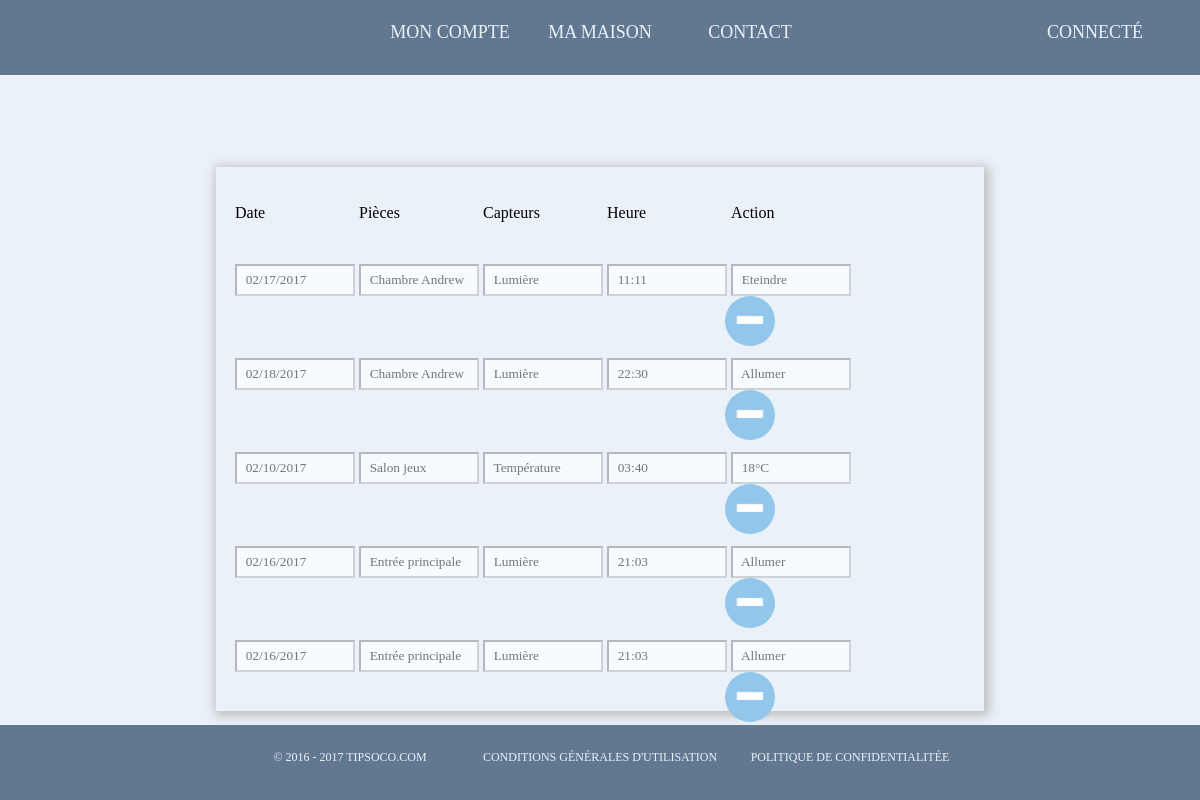
The page /Vue/eventlog.php (signed in) on the database as committed earlier.
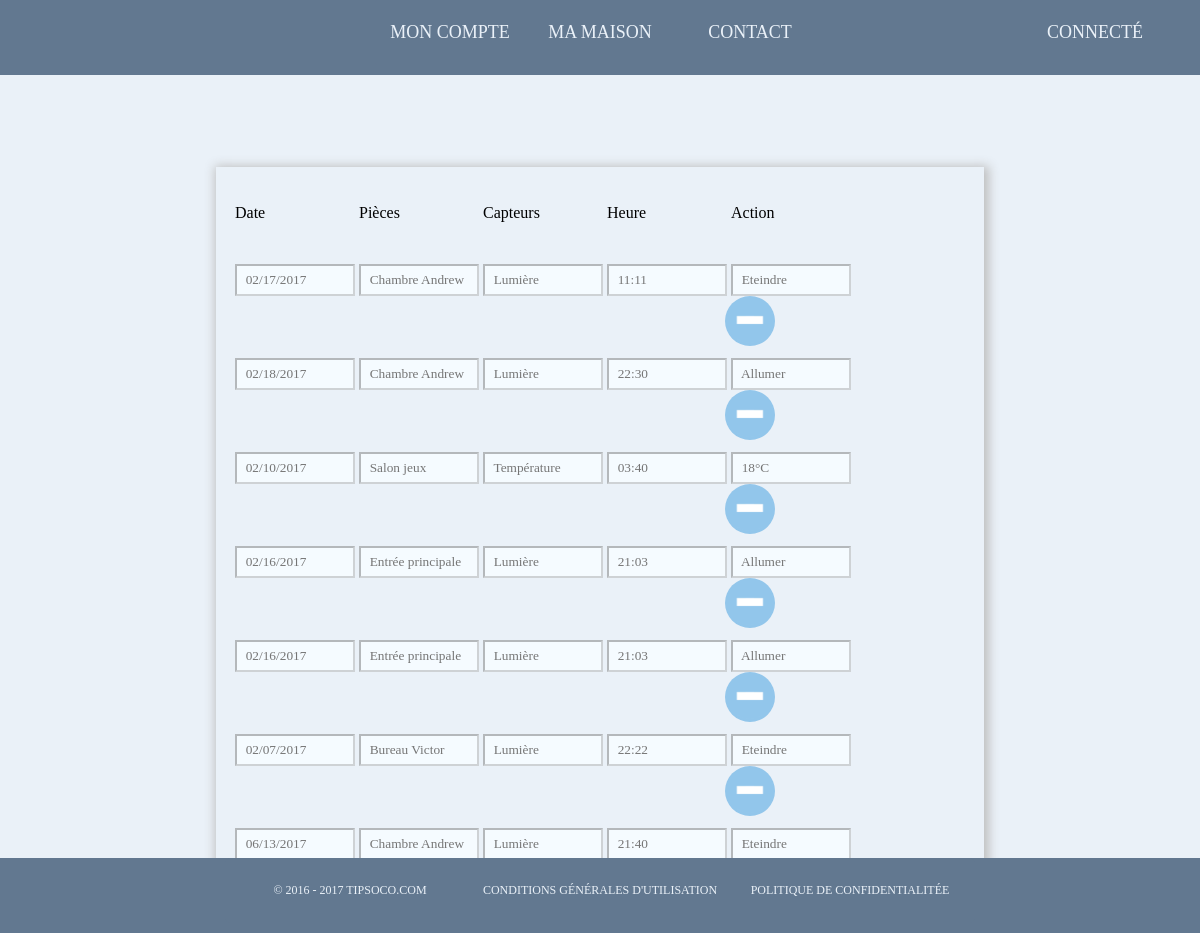
The same page on the database as committed later.
### tables this page shows
CREATE TABLE `event` (
  `idevent` int(11) NOT NULL,
  `idc` int(11) NOT NULL,
  `idsens` int(11) NOT NULL,
  `date` varchar(25) NOT NULL,
  `time` varchar(15) NOT NULL,
  `room` varchar(255) NOT NULL,
  `action` varchar(255) NOT NULL
);

### Vue/eventlog.php (the view, shortened to what this page needs)
<?php
require("../Modele/connexion.php");
if(isset($_SESSION['id']))
{
?>
<html>
<head>
	<link rel="stylesheet" type="text/css" href="../Styles/header_footer_for_connected_style.css">
	<link rel="stylesheet" type="text/css" href="../Styles/button.css">
	<link rel="stylesheet" type="text/css" href="../Styles/sensorparam.style.css">
</head>
	<body>
	    <div class="form" align="center">
	    	<br>
	    	<br>
			<br>
			<br>
			<form method="POST" action="">
				<table class="main-table">
					<tr>
						<td><br><label class="text-input" for="last-name" name="capteur">Date</label></td>
						<td><br><label class="text-input" for="last-name" name="room">Pièces</label></td>
						<td><br><label class="text-input" for="last-name" name="room">Capteurs</label></td>
						<td><br><label class="text-input" for="last-name" name="capteur">Heure</label></td>
						<td><br><label class="text-input" for="last-name" name="capteur">Action</label></td>
					</tr>
					<?php
					$idc = $_SESSION['id'];
					$reqevent = $bdd->prepare('SELECT * FROM event WHERE idc=?');
					$reqevent->execute(array($idc));
					$eventcount = $reqevent->rowCount();
					if($eventcount != 0)
					{
						while($fetch = $reqevent->fetch())
						{
							echo '<tr >';
								echo '<td><br><input class="input-box" type="text" name="sensor" value="" disabled placeholder="  '.$fetch['date'].'"</td>';
								echo '<td><br><input class="input-box" type="text" name="sensor" value="" disabled placeholder="  '.$fetch['room'].'"</td>';
								$idsens = $fetch['idsens'];
								$reqsens = $bdd->prepare('SELECT sensortype FROM sensors WHERE idsens=?');
								$reqsens->execute(array($idsens));
								$senscount = $reqsens->rowCount();
								$array = $reqsens->fetchAll(PDO::FETCH_COLUMN);
								for ($i = 0; $i <= $senscount-1; $i++)
						     	{
									echo '<td><br><input class="input-box" type="text" name="sensor" value="" disabled placeholder="  '.$array[$i].'"</td>';
									$value = $array[$i];
								}
								echo '<td><br><input class="input-box" type="text" name="sensor" value="" disabled placeholder="  '.$fetch['time'].'"</td>';
								if($value == "Lumière")
								{
									if($fetch['action'] == 0)
									{
										echo '<td><br><input class="input-box" type="text" name="sensor" value="" disabled placeholder="  Eteindre"</td>';
									}
									else
									{
										echo '<td><br><input class="input-box" type="text" name="sensor" value="" disabled placeholder="  Allumer"</td>';
									}
								}
								else
								{
									echo '<td><br><input class="input-box" type="text" name="sensor" value="" disabled placeholder="  '.$fetch['action'].'"</td>';
								}
								echo '<td><a href="delete-event.php?id='.$fetch['idevent'].'"><img style="position: relative;cursor: pointer;border-width: 1px;height: 50px;width: 50px;top: 3.8vh;right: 20vh;margin-top: 40px;margin-left: 30px;margin-right: 30px;border-radius: 100vh;" name="minus[]" src="../icon/minusbutton.png" id="minus"></a></td>';
							echo '</tr>';
							?>
                            <?php
						}
						}
						?>
				</table>
			</form>
			<br>
	</body>
</html>
<?php
}
else
{
	header("Location: login.php");
}
?>

### Styles/header_footer_for_connected_style.css (style rules this page uses)
header { height: 75px; width: 100%; background-color: #627890; }
* { font-family: calibri; }
body { margin: 0%; background-color: #EAF1F8; }
footer { z-index: 15; position: fixed; background-color: #627890; height: 75px; bottom: 0px; width: 100%; }
nav { position: relative; text-align: center; z-index: 5; }
nav > ul { list-style: none; padding: 0; margin: 0; display: inline-block; background: #627890; border-radius: 2px; }
nav > ul > li { float: left; width: 150px; height: 65px; line-height: 65px; position: relative; text-transform: uppercase; font-size: 18px; color: #EAF1F8; cursor: pointer; }
a.header { color: rgba(255, 255, 255, 0.7); text-decoration: none; }
a.header { color: #EAF1F8; text-decoration: none; }
nav a { color: #EAF1F8; text-decoration: none; }
nav { z-index: 5; }
.menu_der { z-index: 10; position: absolute; left: 85%; }
.menu_der > ul > li { width: 150px; height: 65px; }
nav.footer { position: relative; text-align: center; z-index: 5; }
nav.footer > ul { list-style: none; padding: 0; margin: 0; display: inline-block; background: #627890; border-radius: 5px; }
nav.footer > ul > li { float: left; width: 250px; height: 65px; line-height: 65px; position: relative; text-transform: uppercase; font-size: 12px; color: #EAF1F8; cursor: pointer; }

### Styles/button.css (style rules this page uses)
* { box-sizing: border-box; }
.main-table { width: 67vh; }

### Styles/sensorparam.style.css (style rules this page uses)
footer { position: absolute; bottom: 0px; }
* { font-family: "Calibri"; }
body { margin: 0%; height: 100vh; }
.input-box { width: 15vh; height: 4vh; }
table { padding: 2vh; box-shadow: 2px 2px 10px 3px #bfbfbf; }
.main-table { width: 67vh; }
input { background-color: #f5fbff; }

Rows that differ between the two databases and show on the page:
added event: sensor "02/07/2017", sensor "Bureau Victor", sensor "Lumière", sensor "22:22"
added event: sensor "06/13/2017", sensor "Chambre Andrew", sensor "Lumière", sensor "21:40"
